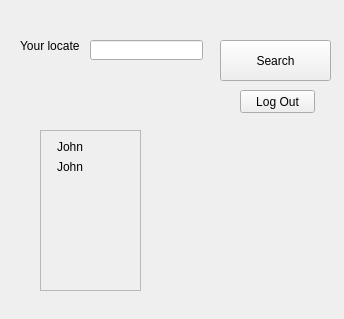
<?xml version="1.0" encoding="UTF-8"?>
<ui version="4.0">
 <class>Form</class>
 <widget class="QWidget" name="Form">
  <property name="geometry">
   <rect>
    <x>0</x>
    <y>0</y>
    <width>344</width>
    <height>319</height>
   </rect>
  </property>
  <property name="windowTitle">
   <string>Form</string>
  </property>
  <widget class="QPushButton" name="pushButton_2">
   <property name="geometry">
    <rect>
     <x>240</x>
     <y>90</y>
     <width>75</width>
     <height>23</height>
    </rect>
   </property>
   <property name="text">
    <string>Log Out</string>
   </property>
  </widget>
  <widget class="QPushButton" name="pushButton">
   <property name="geometry">
    <rect>
     <x>220</x>
     <y>40</y>
     <width>111</width>
     <height>41</height>
    </rect>
   </property>
   <property name="text">
    <string>Search</string>
   </property>
  </widget>
  <widget class="QLabel" name="label_2">
   <property name="geometry">
    <rect>
     <x>20</x>
     <y>30</y>
     <width>81</width>
     <height>31</height>
    </rect>
   </property>
   <property name="text">
    <string>Your locate</string>
   </property>
  </widget>
  <widget class="QLineEdit" name="lineEdit">
   <property name="geometry">
    <rect>
     <x>90</x>
     <y>40</y>
     <width>113</width>
     <height>20</height>
    </rect>
   </property>
  </widget>
  <widget class="QScrollArea" name="scrollArea">
   <property name="geometry">
    <rect>
     <x>40</x>
     <y>130</y>
     <width>101</width>
     <height>161</height>
    </rect>
   </property>
   <property name="widgetResizable">
    <bool>true</bool>
   </property>
   <widget class="QWidget" name="scrollAreaWidgetContents">
    <property name="geometry">
     <rect>
      <x>0</x>
      <y>0</y>
      <width>93</width>
      <height>132</height>
     </rect>
    </property>
    <property name="sizePolicy">
     <sizepolicy hsizetype="Fixed" vsizetype="Fixed">
      <horstretch>0</horstretch>
      <verstretch>0</verstretch>
     </sizepolicy>
    </property>
    <layout class="QVBoxLayout" name="verticalLayout">
     <item>
      <layout class="QHBoxLayout" name="horizontalLayout_2">
       <property name="spacing">
        <number>0</number>
       </property>
       <item>
        <widget class="QLabel" name="label_4">
         <property name="sizePolicy">
          <sizepolicy hsizetype="Fixed" vsizetype="Fixed">
           <horstretch>0</horstretch>
           <verstretch>0</verstretch>
          </sizepolicy>
         </property>
         <property name="text">
          <string/>
         </property>
         <property name="pixmap">
          <pixmap>ava.png</pixmap>
         </property>
        </widget>
       </item>
       <item>
        <widget class="QLabel" name="label_5">
         <property name="sizePolicy">
          <sizepolicy hsizetype="Fixed" vsizetype="Fixed">
           <horstretch>0</horstretch>
           <verstretch>0</verstretch>
          </sizepolicy>
         </property>
         <property name="text">
          <string>John</string>
         </property>
        </widget>
       </item>
      </layout>
     </item>
     <item>
      <layout class="QHBoxLayout" name="horizontalLayout_3">
       <property name="spacing">
        <number>0</number>
       </property>
       <item>
        <widget class="QLabel" name="label_6">
         <property name="sizePolicy">
          <sizepolicy hsizetype="Fixed" vsizetype="Fixed">
           <horstretch>0</horstretch>
           <verstretch>0</verstretch>
          </sizepolicy>
         </property>
         <property name="text">
          <string/>
         </property>
         <property name="pixmap">
          <pixmap>ava.png</pixmap>
         </property>
        </widget>
       </item>
       <item>
        <widget class="QLabel" name="label_7">
         <property name="sizePolicy">
          <sizepolicy hsizetype="Fixed" vsizetype="Fixed">
           <horstretch>0</horstretch>
           <verstretch>0</verstretch>
          </sizepolicy>
         </property>
         <property name="text">
          <string>John</string>
         </property>
        </widget>
       </item>
      </layout>
     </item>
    </layout>
   </widget>
  </widget>
 </widget>
 <resources>
  <include location="img.qrc"/>
 </resources>
 <connections/>
</ui>
